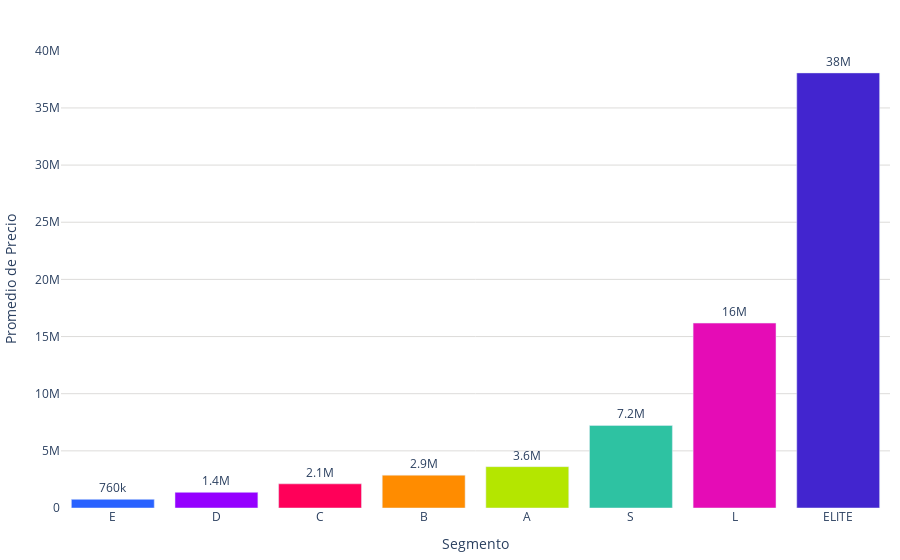

The code cell stored with this chart in its notebook:
### Code cell
colores = ['#2962ff', '#9500ff', '#ff0059', '#ff8c00', '#b4e600', '#2EC2A2','#E50CB6','#4225CF','#2CBA4D']

fig = go.Figure()
# Agregar las barras al gráfico
fig.add_trace(go.Bar(
    x=promedio_precios_por_segmento_df['segmento'],
    y=promedio_precios_por_segmento_df['promedio_precio'],
    text=promedio_precios_por_segmento_df['promedio_precio'],
    texttemplate='%{text:.2s}',  # Mostrar los valores en las barras
    textposition='outside',
    marker_color=colores,  # Usar la paleta de colores definida
))
# Actualizar el diseño de la gráfica
fig.update_layout(
    #title='Promedio de precios por segmento',
    xaxis_title='Segmento',
    yaxis=dict(
        title='Promedio de Precio',
        gridcolor='#dddcda',  # Color de las líneas que dividen los rangos del eje Y
        gridwidth=1,
    ),
    plot_bgcolor='rgba(0,0,0,0)',  # Color de fondo del gráfico
    legend_title='Segmento',
    legend=dict(
        orientation='h',  # Orientación horizontal de la leyenda
        yanchor='bottom',  # Anclar al borde inferior
        y=1.02,  # Colocar la leyenda justo debajo del gráfico
        xanchor='right',
        x=1
    ),
    margin=dict(l=10, r=10, t=50, b=10)  # Ajusta los márgenes (left, right, top, bottom)
)

# Exportar gráfica como archivo HTML
def guardar_grafico_como_html(fig, nombre_archivo, carpeta='assets/graficas'):
    # Crear la carpeta si no existe
    if not os.path.exists(carpeta):
        os.makedirs(carpeta)
    
        # Configuración personalizada para la gráfica
    config = {
        'displaylogo': False,  # Ocultar el logo de Plotly
        'modeBarButtonsToRemove': [
            'toImage',       # Botón para guardar como imagen
            'select2d',      # Box select
            'lasso2d',       # Lasso select
            'resetScale2d',  # Reset Axes
        ]
    }

    # Guardar la gráfica como archivo HTML
    pio.write_html(fig, f'{carpeta}/{nombre_archivo}.html', config=config)


# Exportar
guardar_grafico_como_html(fig, 'g_bar_precio_promedio_segmento', carpeta='assets/graficas')
fig.show()

### Figure 1 — Plotly figure (JSON) as saved in the notebook; plotly's stock layout.template omitted (floating-point values rounded to 4 significant figures)
{"data": [{"marker": {"color": ["#2962ff", "#9500ff", "#ff0059", "#ff8c00", "#b4e600", "#2EC2A2", "#E50CB6", "#4225CF", "#2CBA4D"]}, "text": [755100.0, 1371000.0, 2114000.0, 2873000.0, 3619000.0, 7220000.0, 16180000.0, 38070000.0], "textposition": "outside", "texttemplate": "%{text:.2s}", "type": "bar", "x": ["E", "D", "C", "B", "A", "S", "L", "ELITE"], "y": [755100.0, 1371000.0, 2114000.0, 2873000.0, 3619000.0, 7220000.0, 16180000.0, 38070000.0]}], "layout": {"legend": {"orientation": "h", "title": {"text": "Segmento"}, "x": 1, "xanchor": "right", "y": 1.02, "yanchor": "bottom"}, "margin": {"b": 10, "l": 10, "r": 10, "t": 50}, "plot_bgcolor": "rgba(0,0,0,0)", "xaxis": {"title": {"text": "Segmento"}}, "yaxis": {"gridcolor": "#dddcda", "gridwidth": 1, "title": {"text": "Promedio de Precio"}}}}
